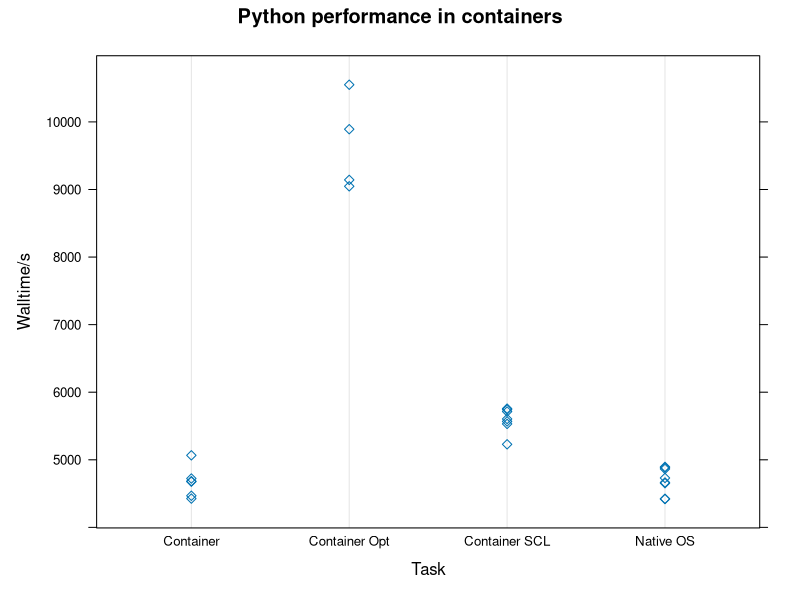

Write R code to recreate this figure.
library(lattice)
my1= read.csv("results.txt")
dotplot(cpusecs ~ task, data = my1, main="Python performance in containers", pch=5, xlab="Task", ylab="Walltime/s")


